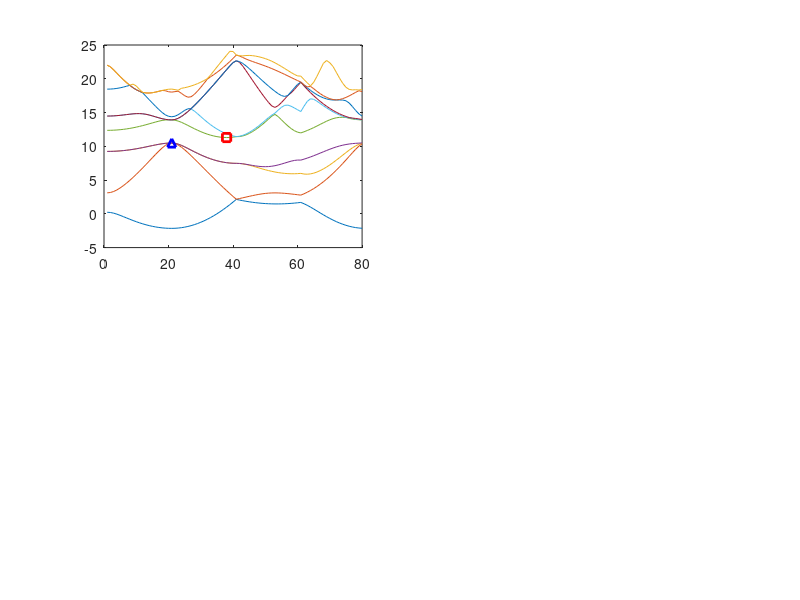

Write MATLAB code to recreate this figure. (Note: this script raises an error after producing the figure.)
clc
clear all
close all

% % global Constants

icount = 0;
aa =[0,3,4,8,11,12,16,19,20,24];
for ii = 1:10
    ig2 = aa(ii);
    a = sqrt(aa(ii));
    ia=int32(a);
    ic = 0;
    for igx = -ia:ia
        igx2 = igx*igx;
        for jgy=-ia:ia
            jgy2=jgy*jgy;
            igxy2=igx2+jgy2;
            for kgz=-ia:ia
                kgz2=kgz*kgz;
                igxyz2=igxy2+kgz2;
                if (igxyz2 == ig2)
                    ic=ic+1;
                    igx_vec(ic+icount)=igx;
                    igy_vec(ic+icount)=jgy;
                    igz_vec(ic+icount)=kgz;
                end
            end
        end
    end
    icount = ic + icount;
end

function E = calculate_Eigen(lattice_constant, v_sym, v_asym, path,igx_vec,igy_vec,igz_vec)
Q = 1.6e-19;  % charge in Colombs
h = 1.054571817e-34; % reduced planks constant(j)
mo = 9.11e-31; % kg is the free electron rest mass
M_e_eff = 1 * mo; %kg


%calculatiing off diagonal elements
S = (lattice_constant/8).*[1 1 1];
for row = 1:length(igx_vec)
    for col = 1:length(igy_vec)
        if row == col
            continue
        end
        diff = [double(igx_vec(row)-igx_vec(col)) double(igy_vec(row)-igy_vec(col)) double(igz_vec(row)-igz_vec(col))];
        mag_diff_sq = diff(1)^2 + diff(2)^2 + diff(3)^2;
        scalar_multi = diff(1)*S(1) + diff(2)*S(2) + diff(3)*S(3);
        temp2 = 1i*v_asym(mag_diff_sq)*sin(2*pi*scalar_multi/lattice_constant);
        temp1 = v_sym(mag_diff_sq)*cos(2*pi*scalar_multi/lattice_constant);
        H(row,col) =  temp1 + temp2;
    end
end

H_complete = zeros(length(H),length(H),length(path));

%calculating diagonal element
for width = 1:length(path)
    H_complete (:,:,width) = H;
    for row = 1:length(igx_vec)
        %addvec = [path(width,1)+double((igx_vec(row))*(2*pi/lattice_constant)) path(width,2)+double((igy_vec(row))*(2*pi/lattice_constant)) path(width,3)+double((igz_vec(row))*(2*pi/lattice_constant))];
        addvec = path(width,:) + double([igx_vec(row) igy_vec(row) igz_vec(row)]) *(2*pi/lattice_constant);
        mag_add_sq = addvec(1)^2  + addvec(2)^2 + addvec(3)^2;
        H_complete (row,row,width) = (h^2/(2*M_e_eff)) * mag_add_sq*(1/Q); %did not divide by Q as reduced planks constant is already in eV
    end
    eigenvalues(width,:)=(sort(eig(H_complete(:,:,width))))';
end

E = eigenvalues(:,1:10);
end

v_s = zeros(9,137);
v_a = zeros(9,137);
ry = 13.6; %ry to eV

%for Si @ 1
v_s(1,3) = -0.210 *ry;
v_s(1,8) = 0.040 *ry;
v_s(1,11) = 0.080 *ry;

%for Ge @ 2

v_s(2,3) = -0.230 *ry;
v_s(2,8) = 0.010 *ry;
v_s(2,11) = 0.060 *ry;

%for GaAs @ 3

v_s(3,3) = -0.230 *ry;
v_s(3,8) = 0.010 *ry;
v_s(3,11) = 0.060 *ry;

v_a(3,3) = 0.070*ry;
v_a(3,4) = 0.050*ry;
v_a(3,11) = 0.01*ry;

p = 0:0.2:1;

%difference between the v_s value GaAs and AlAs
diff_vs3 = (-0.221 + (0.230))/5;
diff_vs8 = (0.025 - (0.010))/5;
diff_vs11 = (0.070 - (0.060))/5;

diff_va3 = (0.080 - (0.070))/5;
diff_va4 = (0.050 - (0.050))/5;
diff_va11 = (-0.004 - (0.010))/5;

l_c = [5.43e-10 5.66e-10 5.64e-10];

for increment = 1:6
    v_s(increment+3, 3) = (-0.230 + (diff_vs3*(increment-1)))*ry;
    v_s(increment+3, 8) = (0.010 + (diff_vs8*(increment-1)))*ry;
    v_s(increment+3, 11) = (0.060 + (diff_vs11*(increment-1)))*ry;

    v_a(increment+3, 3) = (0.070 + (diff_va3*(increment-1)))*ry;
    v_a(increment+3, 4) = (0.050 + (diff_va4*(increment-1)))*ry;
    v_a(increment+3, 11) = (0.010 + (diff_va11*(increment-1)))*ry;

    l_c(increment+3) = (5.6533 + (0.0078*p(increment)))*(10^(-10));
    %defining the points values
end


for increment = 1:9
L = [pi/l_c(increment) pi/l_c(increment) pi/l_c(increment)];
gamma = [0 0 0];
X = [0 2*pi/l_c(increment) 0];
K = [(3/2)*(pi/l_c(increment)) (3/2)*(pi/l_c(increment)) 0];
ns = 20;

%finding ranges
drange1 = (gamma-L)/ns;
drange2 = (X-gamma)/ns;
drange3 = (K-X)/ns;
drange4 = (gamma-K)/ns;

%initial path allocations
path = zeros(ns*4,3);
path(1,:) = L;
path(ns+1,:) = gamma;
path(2*ns+1,:) = X;
path(3*ns+1,:) = K;

for count = 2:ns
    path(count,:) = path(count-1,:) + drange1;
    path(ns+count,:) = path(ns+count-1,:) + drange2;
    path((2*ns)+count,:) = path(2*ns+count-1,:) + drange3;
    path((3*ns)+count,:) = path(3*ns+count-1,:) + drange4;
end

    reduced_eigenvalues(increment,:,:) = calculate_Eigen(l_c(increment),v_s(increment,:),v_a(increment,:),path,igx_vec,igy_vec,igz_vec);

end


%minvalcb=zeros(1,9);
for increment = 1:9
    temperoryvar1 = squeeze(reduced_eigenvalues(increment,:,5));
   [minvalcb(increment), minindexcb(increment)] = min(temperoryvar1);
    temperoryvar2 = squeeze(reduced_eigenvalues(increment,:,4));
    [maxvalvb(increment),maxindexvb(increment)] = max(temperoryvar2);
    Band_gap(increment) = minvalcb(increment)-maxvalvb(increment); 
end

 figure (1)
 subplot(2,2,1)
 
 plot(squeeze(reduced_eigenvalues(1,:,:)),'HandleVisibility','off')
 hold on
 plot(minindexcb(1),minvalcb(1),'squarer','LineWidth',2,'DisplayName', "C.B Minima")
 plot(maxindexvb(1),maxvalvb(1),'^b','LineWidth',2,'DisplayName', "V.B Maxima")
 text(minindexcb(1)-0.2,minvalcb(1)+1,"\downarrow "+minvalcb(1)+"eV",'FontSize',9,'FontWeight','bold')
 text(maxindexvb(1)-0.2,maxvalvb(1)-1,"\uparrow "+maxvalvb(1)+"eV",'FontSize',9,'FontWeight','bold')
 plot(NaN,NaN, 'LineStyle', 'none','DisplayName', "E_{band gap} = " + Band_gap(1) + "eV" )
 legend show
grid on
hold off
 title ('Energy band structure of Si')
  xticks([1,11,21,31,40])
 xticklabels({'L','\gamma','X','K','\gamma'})
  xlabel('K')
 ylabel ('Energy (eV)')
 subplot(2,2,2)

 plot(squeeze(reduced_eigenvalues(2,:,:)),'HandleVisibility','off')
  hold on
 plot(minindexcb(2),minvalcb(2),'squarer','LineWidth',2,'DisplayName', "C.B Minima")
 plot(maxindexvb(2),maxvalvb(2),'^b','LineWidth',2,'DisplayName', "V.B Maxima")
 text(minindexcb(2)-0.2,minvalcb(2)+1,"\downarrow "+minvalcb(2)+"eV",'FontSize',9,'FontWeight','bold')
 text(maxindexvb(2)-0.2,maxvalvb(2)-1,"\uparrow "+maxvalvb(2)+"eV",'FontSize',9,'FontWeight','bold')
 plot(NaN,NaN, 'LineStyle', 'none','DisplayName', "E_{band gap}  = " + Band_gap(2) + "eV" )
 legend show
grid on
hold off
 title ('Energy band structure of Ge')
  xticks([1,11,21,31,40])
 xticklabels({'L','\gamma','X','K','\gamma'})
 xlabel('K')
 ylabel ('Energy (eV)')
 
 %figure(2)
 subplot(2,2,3)

 plot(squeeze(reduced_eigenvalues(3,:,:)),'HandleVisibility','off')
 hold on
 plot(minindexcb(3),minvalcb(3),'squarer','LineWidth',2,'DisplayName', "C.B Minima")
 plot(maxindexvb(3),maxvalvb(3),'^b','LineWidth',2,'DisplayName', "V.B Maxima")
 text(minindexcb(3)-0.2,minvalcb(3)+1,"\downarrow "+minvalcb(3)+"eV",'FontSize',9,'FontWeight','bold')
 text(maxindexvb(3)-0.2,maxvalvb(3)-1,"\uparrow "+maxvalvb(3)+"eV",'FontSize',9,'FontWeight','bold')
 plot(NaN,NaN, 'LineStyle', 'none','DisplayName', "E_{B.G} = " + Band_gap(3) + "eV" )
 legend show
grid on
hold off
title ('Energy band structure of GaAs')
 xticks([1,11,21,31,40])
 xticklabels({'L','\gamma','X','K','\gamma'})
 xlabel('K')
 ylabel ('Energy (eV)')
 
 subplot(2,2,4)
 
 plot(squeeze(reduced_eigenvalues(4,:,:)),'HandleVisibility','off')
  hold on
 plot(minindexcb(4),minvalcb(4),'squarer','LineWidth',2,'DisplayName', "C.B Minima")
 plot(maxindexvb(4),maxvalvb(4),'^b','LineWidth',2,'DisplayName', "V.B Maxima")
 text(minindexcb(4)-0.2,minvalcb(4)+1,"\downarrow "+minvalcb(4)+"eV",'FontSize',9,'FontWeight','bold')
 text(maxindexvb(4)-0.2,maxvalvb(4)-1,"\uparrow "+maxvalvb(4)+"eV",'FontSize',9,'FontWeight','bold')
 plot(NaN,NaN, 'LineStyle', 'none','DisplayName', "E_{B.G}  = " + Band_gap(4) + "eV" )
 legend show
grid on
hold off
 title ('Energy band structure of Al_{0}Ga_{1}As')
  xticks([1,11,21,31,40])
 xticklabels({'L','\gamma','X','K','\gamma'})
  xlabel('K')
 ylabel ('Energy (eV)')

  figure(3)
 subplot(2,2,1)
 plot(squeeze(reduced_eigenvalues(5,:,:)),'HandleVisibility','off')
  hold on
 plot(minindexcb(5),minvalcb(5),'squarer','LineWidth',2,'DisplayName', "C.B Minima")
 plot(maxindexvb(5),maxvalvb(5),'^b','LineWidth',2,'DisplayName', "V.B Maxima")
 text(minindexcb(5)-0.2,minvalcb(5)+1,"\downarrow "+minvalcb(5)+"eV",'FontSize',9,'FontWeight','bold')
 text(maxindexvb(5)-0.2,maxvalvb(5)-1,"\uparrow "+maxvalvb(5)+"eV",'FontSize',9,'FontWeight','bold')
 plot(NaN,NaN, 'LineStyle', 'none','DisplayName', "E_{B.G} = " + Band_gap(5) + "eV" )
 legend show
grid on
hold off
 title ('Energy band structure of Al_{0.2}Ga_{0.8}As')
  xticks([1,11,21,31,40])
 xticklabels({'L','\gamma','X','K','\gamma'})
 xlabel('K')
 ylabel ('Energy (eV)')
 subplot(2,2,2)
 plot(squeeze(reduced_eigenvalues(6,:,:)),'HandleVisibility','off')
  hold on
 plot(minindexcb(6),minvalcb(6),'squarer','LineWidth',2,'DisplayName', "C.B Minima")
 plot(maxindexvb(6),maxvalvb(6),'^b','LineWidth',2,'DisplayName', "V.B Maxima")
 text(minindexcb(6)-0.2,minvalcb(6)+1,"\downarrow "+minvalcb(1)+"eV",'FontSize',9,'FontWeight','bold')
 text(maxindexvb(6)-0.2,maxvalvb(6)-1,"\uparrow "+maxvalvb(1)+"eV",'FontSize',9,'FontWeight','bold')
 plot(NaN,NaN, 'LineStyle', 'none','DisplayName', "E_{B.G} = " + Band_gap(6) + "eV" )
 legend show
grid on
hold off
 title ('Energy band structure of Al_{0.4}Ga_{0.6}As')
  xticks([1,11,21,31,40])
 xticklabels({'L','\gamma','X','K','\gamma'})
 xlabel('K')
 ylabel ('Energy (eV)')

   %figure(4)
 subplot(2,2,3)
 plot(squeeze(reduced_eigenvalues(7,:,:)),'HandleVisibility','off')
 hold on
 plot(minindexcb(7),minvalcb(7),'squarer','LineWidth',2,'DisplayName', "C.B Minima")
 plot(maxindexvb(7),maxvalvb(7),'^b','LineWidth',2,'DisplayName', "V.B Maxima")
 text(minindexcb(7)-0.2,minvalcb(7)+1,"\downarrow "+minvalcb(7)+"eV",'FontSize',9,'FontWeight','bold')
 text(maxindexvb(7)-0.2,maxvalvb(7)-1,"\uparrow "+maxvalvb(7)+"eV",'FontSize',9,'FontWeight','bold')
 plot(NaN,NaN, 'LineStyle', 'none','DisplayName', "E_{B.G} = " + Band_gap(7) + "eV" )
 legend show
grid on
hold off 
 title ('Energy band structure of Al_{0.6}Ga_{0.4}As')
  xticks([1,11,21,31,40])
 xticklabels({'L','\gamma','X','K','\gamma'})
  xlabel('K')
 ylabel ('Energy (eV)')
 subplot(2,2,4)
 plot(squeeze(reduced_eigenvalues(8,:,:)),'HandleVisibility','off')
 hold on
 plot(minindexcb(8),minvalcb(8),'squarer','LineWidth',2,'DisplayName', "C.B Minima")
 plot(maxindexvb(8),maxvalvb(8),'^b','LineWidth',2,'DisplayName', "V.B Maxima")
 text(minindexcb(8)-0.2,minvalcb(8)+1,"\downarrow "+minvalcb(8)+"eV",'FontSize',9,'FontWeight','bold')
 text(maxindexvb(8)-0.2,maxvalvb(8)-1,"\uparrow "+maxvalvb(8)+"eV",'FontSize',9,'FontWeight','bold')
 plot(NaN,NaN, 'LineStyle', 'none','DisplayName', "E_{B.G} = " + Band_gap(8) + "eV" )
 legend show
grid on
hold off 
 title ('Energy band structure of Al_{0.8}Ga_{0.2}As')
  xticks([1,11,21,31,40])
 xticklabels({'L','\gamma','X','K','\gamma'})
 xlabel('K')
 ylabel ('Energy (eV)')

   figure(5)
 plot(squeeze(reduced_eigenvalues(9,:,:)),'HandleVisibility','off')
 hold on
 plot(minindexcb(9),minvalcb(9),'squarer','LineWidth',2,'DisplayName', "C.B Minima")
 plot(maxindexvb(9),maxvalvb(9),'^b','LineWidth',2,'DisplayName', "V.B Maxima")
 text(minindexcb(9)-0.2,minvalcb(9)+1,"\downarrow "+minvalcb(9)+"eV",'FontSize',9,'FontWeight','bold')
 text(maxindexvb(9)-0.2,maxvalvb(9)-1,"\uparrow "+maxvalvb(9)+"eV",'FontSize',9,'FontWeight','bold')
 plot(NaN,NaN, 'LineStyle', 'none','DisplayName', "E_{B.G} = " + Band_gap(9) + "eV" )
 legend show
grid on
hold off 
 title ('Energy band structure of Al_{1}Ga_{0}As')
  xticks([1,11,21,31,40])
 xticklabels({'L','\gamma','X','K','\gamma'})
 xlabel('K')
 ylabel ('Energy (eV)')

 figure(6)
 plot(p,Band_gap(4:length(Band_gap)))
 xlabel('Value of x')
 ylabel('Energy Band gap (eV)')
 title('Bandgap (E_{g}) variation of Al_{x}Ga_{1-x}As with alloy concentration (x)')